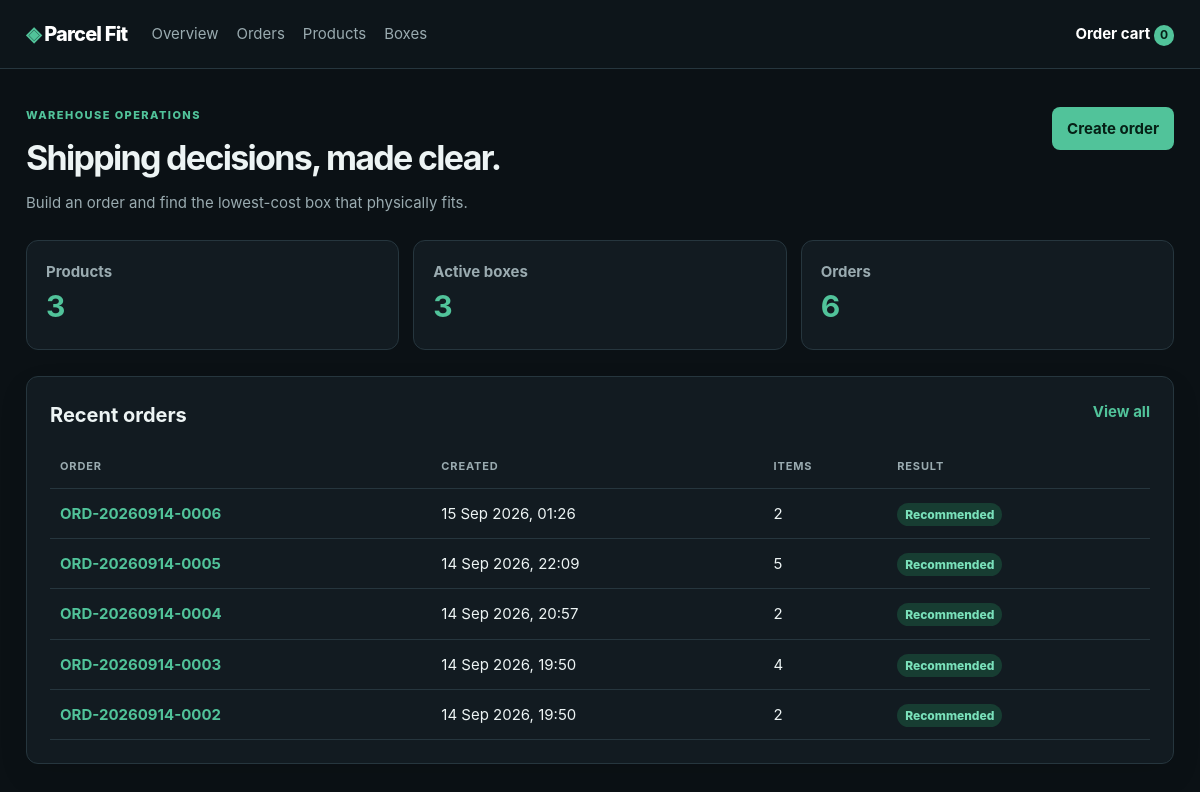
Before: / with the older database file.
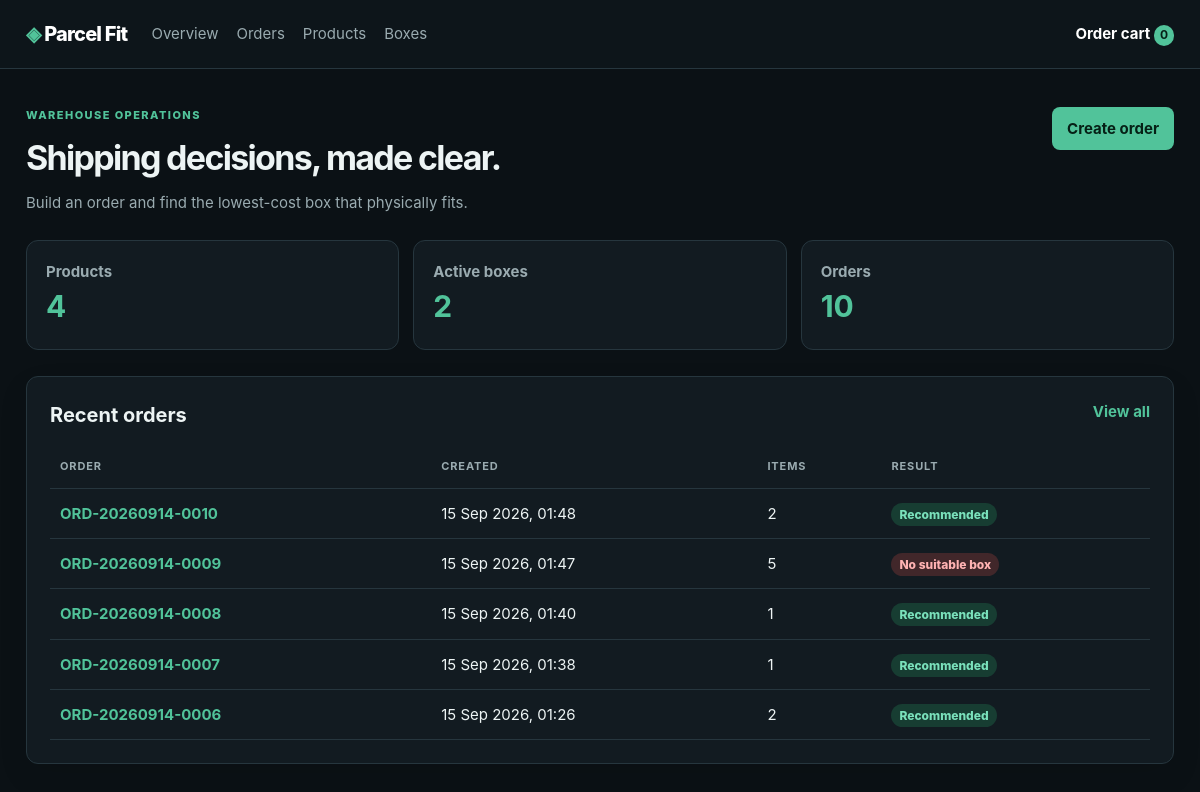
After: the same page with the newer database file.
### shipping/models.py (models this page shows, shortened)
class Order(models.Model):
    class Status(models.TextChoices):
        RECOMMENDED = "recommended", "Recommended"
        NO_SOLUTION = "no_solution", "No suitable box"
    identifier = models.CharField(max_length=24, unique=True, editable=False)
    created_at = models.DateTimeField(default=timezone.now, editable=False)
    updated_at = models.DateTimeField(auto_now=True)
    total_weight = models.DecimalField(
        max_digits=10, decimal_places=3, default=Decimal("0")
    )
    recommended_box = models.ForeignKey(
        Box,
        null=True,
        blank=True,
        on_delete=models.SET_NULL,
        related_name="recommended_orders",
    )
    recommended_box_snapshot = models.JSONField(default=dict, blank=True)
    selected_box_cost = models.DecimalField(
        max_digits=10, decimal_places=2, null=True, blank=True
    )
    status = models.CharField(
        max_length=20, choices=Status.choices, default=Status.NO_SOLUTION
    )
    evaluation = models.JSONField(default=list, blank=True)
    packing_result = models.JSONField(default=dict, blank=True)
    class Meta:
        ordering = ["-created_at"]
    @property
    def item_count(self):
        return sum(item.quantity for item in self.items.all())

class OrderItem(models.Model):
    order = models.ForeignKey(Order, related_name="items", on_delete=models.CASCADE)
    product = models.ForeignKey(
        Product, null=True, blank=True, on_delete=models.SET_NULL
    )
    quantity = models.PositiveIntegerField()
    product_snapshot = models.JSONField(default=dict)

### shipping/views.py (the view)
# urls.py: path("", views.landing_or_dashboard, name="dashboard"),
def landing_or_dashboard(request):
    return dashboard(request)

### shipping/context_processors.py (called while the page is built)
def cart_count(request):
    return {
        "cart_count": sum(
            int(quantity) for quantity in request.session.get("cart", {}).values()
        )
    }

### shipping/views.py (called while the page is built)
def dashboard(request):
    context = {
        "product_count": Product.objects.count(),
        "box_count": Box.objects.filter(is_active=True).count(),
        "order_count": Order.objects.count(),
        "recent_orders": Order.objects.prefetch_related("items")[:5],
    }
    return render(request, "dashboard.html", context)

### templates/dashboard.html
{% extends 'base.html' %}{% block content %}<div class="page-heading"><div><p class="eyebrow">WAREHOUSE OPERATIONS</p><h1>Shipping decisions, made clear.</h1><p>Build an order and find the lowest-cost box that physically fits.</p></div><a class="button primary" href="{% url 'order_create' %}">Create order</a></div><section class="metrics"><div><span>Products</span><strong>{{ product_count }}</strong></div><div><span>Active boxes</span><strong>{{ box_count }}</strong></div><div><span>Orders</span><strong>{{ order_count }}</strong></div></section><section class="panel"><div class="section-heading"><h2>Recent orders</h2><a href="{% url 'order_list' %}">View all</a></div>{% if recent_orders %}<div class="table-wrap"><table><thead><tr><th>Order</th><th>Created</th><th>Items</th><th>Result</th></tr></thead><tbody>{% for order in recent_orders %}<tr><td><a href="{% url 'order_detail' order.pk %}">{{ order.identifier }}</a></td><td>{{ order.created_at|date:'d M Y, H:i' }}</td><td>{{ order.item_count }}</td><td><span class="badge {{ order.status }}">{{ order.get_status_display }}</span></td></tr>{% endfor %}</tbody></table></div>{% else %}<div class="empty"><h3>No orders yet.</h3><p>Create an order to get a packing recommendation.</p></div>{% endif %}</section>{% endblock %}

Changed rows visible on the page:
no longer on this page (row unchanged): Order: identifier "ORD-20260914-0005", created_at "14 Sep 2026, 22:09", item_count "5", status "Recommended"
no longer on this page (row unchanged): Order: identifier "ORD-20260914-0004", created_at "14 Sep 2026, 20:57", item_count "2", status "Recommended"
no longer on this page (row unchanged): Order: identifier "ORD-20260914-0003", created_at "14 Sep 2026, 19:50", item_count "4", status "Recommended"
no longer on this page (row unchanged): Order: identifier "ORD-20260914-0002", created_at "14 Sep 2026, 19:50", item_count "2", status "Recommended"
added Order: identifier "ORD-20260914-0010", created_at "15 Sep 2026, 01:48", item_count "2", status "Recommended"
added Order: identifier "ORD-20260914-0009", created_at "15 Sep 2026, 01:47", item_count "5", status "No suitable box"
added Order: identifier "ORD-20260914-0008", created_at "15 Sep 2026, 01:40", item_count "1", status "Recommended"
added Order: identifier "ORD-20260914-0007", created_at "15 Sep 2026, 01:38", item_count "1", status "Recommended"
Other visible differences:
{{ product_count }}: "3" → "4"
{{ box_count }}: "3" → "2"
{{ order_count }}: "6" → "10"
